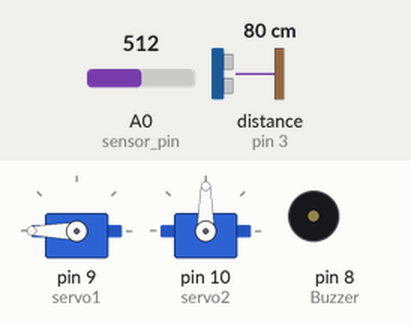
Simulated run of this sketch. Board: Arduino Uno, built with avr-gcc and run on an emulated ATmega328P. On the bench: 2 × servo, buzzer (waves = sounding, pin HIGH). Wiring (inferred from the names in the program): ultrasonic range finder: trigger pin 2; echo pin 3. The test bench sets the inputs (shaded band); at power-on: A0 (sensor_pin) = 512, distance to the obstacle (sensor on pin 3) 80 cm. The echo pulse lasts 58.3 µs per cm; pins used as bus, display or sensor lines are not drawn; what the sketch prints to the serial monitor is not drawn.

Above: at 2.2 s.
2.3 s: A0 (sensor_pin) set to 697
4.2 s: A0 (sensor_pin) set to 725
At 6.3 s:
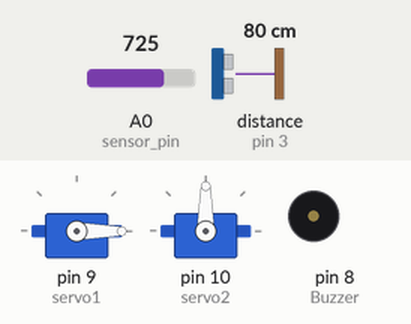
6.6 s: distance to the obstacle (sensor on pin 3) set to 55 cm
8.5 s: distance to the obstacle (sensor on pin 3) set to 45 cm
At 10.3 s:
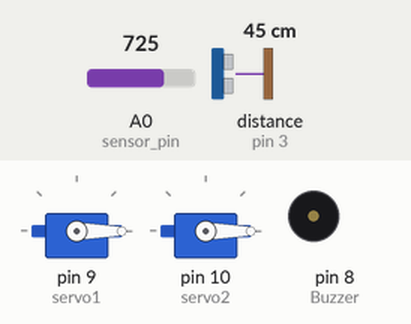
12.8 s: A0 (sensor_pin) set to 511
At 15.6 s:
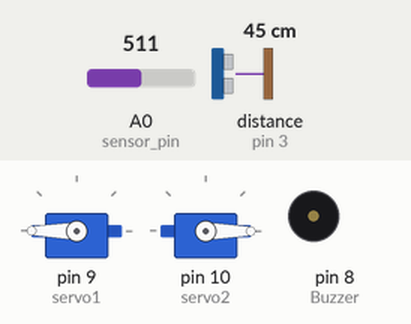
15.9 s: A0 (sensor_pin) set to 716
At 19.45 s:
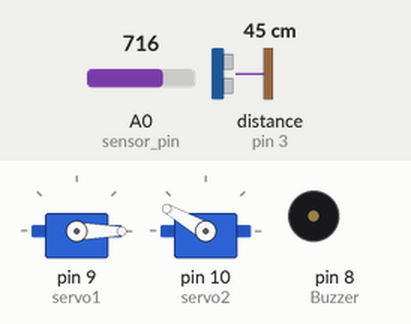
Timing chart, 0 to 21.0 s (numbered marks = the images above; inputs shaded):
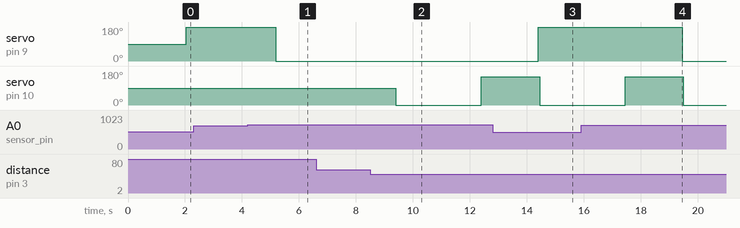

The sketch:

WINDOW_DUSTBIN.ino
```cpp
#include <Servo.h>
 Servo servo1;
 Servo servo2;
 int sensor_pin = A0;
 int output_value ;
 int trig1 = 2;
 int echo1 = 3;
 long duration, dist, average;
 long aver[3];
 int  trig2 = 12;
 int echo2 =  13;
 int Buzzer = 8; // Connect buzzer pin to 8
 int duration2, distance;


 void measure()
 {
   digitalWrite(trig1, LOW);
   delayMicroseconds(5);
   digitalWrite(trig1, HIGH);
   delayMicroseconds(15);
   digitalWrite(trig1, LOW);
   pinMode(echo1, INPUT);
   duration = pulseIn(echo1, HIGH);
   dist = (duration/2) / 29.1; //obtain distance
 }

 void measure2()
 {
   digitalWrite(trig2, LOW);
   delayMicroseconds(5);
   digitalWrite(trig2, HIGH);
   delayMicroseconds(15);
   digitalWrite(trig2, LOW);
   pinMode(echo2, INPUT);
   duration2 = pulseIn(echo1, HIGH);
   dist = (duration2/2) / 29.1; //obtain distance
 }


void setup()
{
  Serial.begin(9600);
  servo1.attach(9);
  servo2.attach(10);
  pinMode(trig1, OUTPUT);
  pinMode(echo1, INPUT);
  pinMode(trig2, OUTPUT);
  pinMode(echo2, INPUT);
  pinMode(Buzzer, OUTPUT);
  Serial.println("Reading From the Sensor ...");
  delay(1000);
  servo2.detach();
}

void loop(){

 for (int i=0;i<=2;i++) //average distance
  {
  measure();
  aver[i]=dist;
  delay(10); //delay between measurements
  }
  dist=(aver[0]+aver[1]+aver[2])/3;
  if ( dist<50) {
  servo2.attach(10);//Change distance as per your need
  delay(1);
  servo2.write(0);
  delay(3000);
  servo2.write(150);
  delay(1000);
  servo2.detach();
  Serial.write(dist);
  }

   measure2();
   if (distance >= 200 || distance <= 0)
   {
     digitalWrite(Buzzer,LOW);
   }
  else
  {
     Serial.println("object detected \n");
     Serial.print("distance= ");
     Serial.print(distance);        //prints the distance if it is between the range 0 to 200
     tone(Buzzer,400);
  }// play tone of 400Hz for 500 ms


  output_value= analogRead(sensor_pin);
  output_value = map(output_value,550,0,0,100);
  Serial.print(output_value);
  Serial.println("%");


  if( output_value > -30)
  {
    servo1.write(180);
  }
  else
  {
    servo1.write(0);
  }
}
```

Measured:
- the behaviour switches between 714 and 715 on A0 (sensor_pin) (found by bisection; images 0 and 1)
- the behaviour switches between 51 and 50 cm on distance to the obstacle (sensor on pin 3) (found by bisection; images 1 and 2)
- after the input at 2.3 s, every drawn part: stays the same
- after the input at 4.2 s, servo on pin 9 (servo1): 180° → 0° after 0.99 s
- after the input at 6.6 s, every drawn part: stays the same
- after the input at 8.5 s, servo on pin 10 (servo2): 90° → 0° after 0.90 s, → 150° 3.0 s later
- after the input at 12.8 s, servo on pin 9 (servo1): 0° → 180° after 1.6 s
- after the input at 15.9 s, servo on pin 9 (servo1): 180° → 0° after 3.5 s
